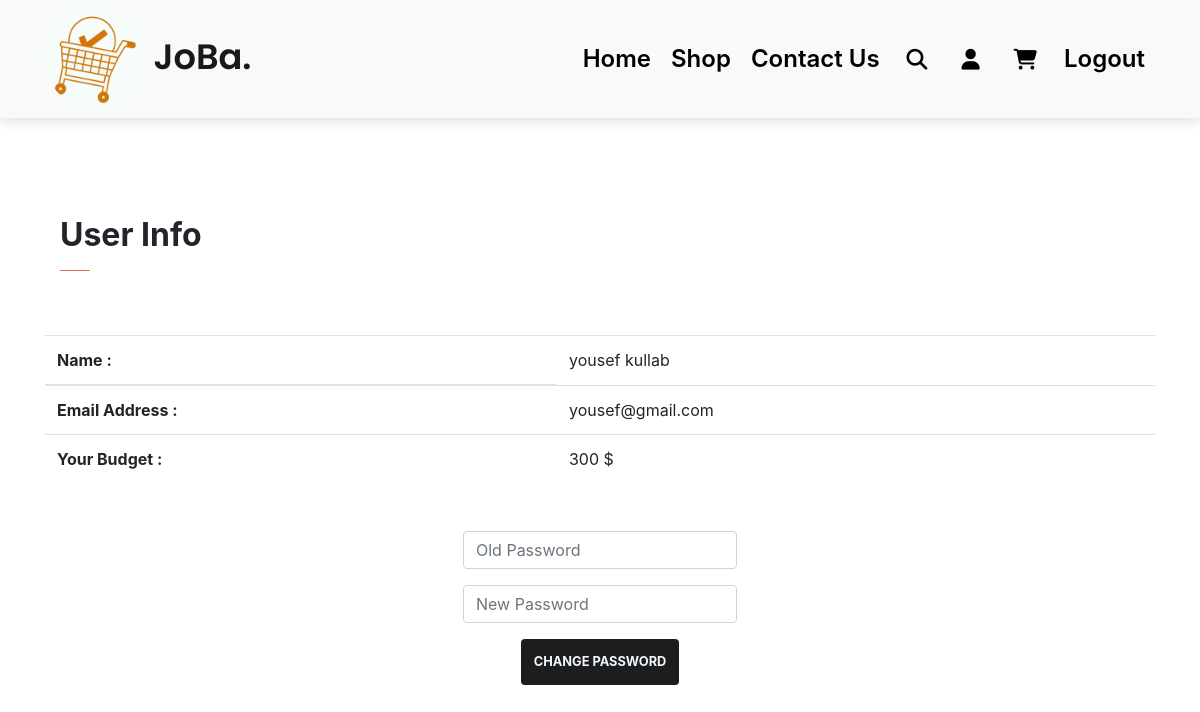
The app's page /profile (signed in), older data.
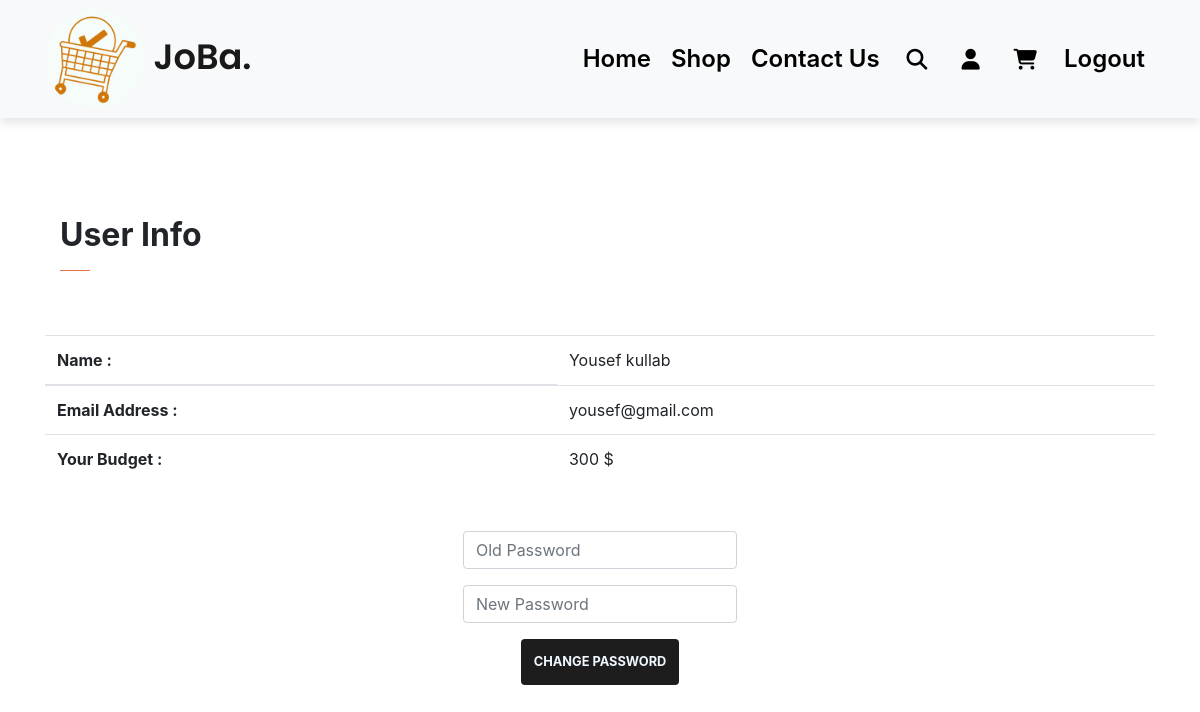
The same page, newer data.
### JoBa/models.py (models this page shows)
class User(db.Model, UserMixin):
    id = db.Column(db.Integer, primary_key=True)
    email = db.Column(db.String(150), unique=True)
    password = db.Column(db.String(150))
    first_name = db.Column(db.String(150))
    budget = db.Column(db.Integer)
    products = db.relationship('Product')

### JoBa/auth.py (the view, shortened to what this page needs)
@auth.route("/profile", methods=["GET", "POST"])
@login_required
def profile():
    if request.method == "GET":
        return render_template("profile.html", title="JoBa-Profile", user=current_user)

### JoBa/__init__.py (called while the page is built)
def create_app():
    app = Flask(__name__)
    app.config["SECRET_KEY"] = "yousefsoftware2002engineer98"  # Use to secret you login session and your website date
    app.config["SQLALCHEMY_DATABASE_URI"] = f"sqlite:///{DB_Name}"
    db.init_app(app)
    from .views import views
    from .auth import auth
    app.register_blueprint(views, url_prefix="/")
    app.register_blueprint(auth, url_prefix="/")
    from .models import User, Product
    with app.app_context():
        db.create_all()
    login_manager = LoginManager()
    login_manager.login_view = "auth.login"
    login_manager.init_app(app)
    @login_manager.user_loader
    def load_user(id):
        return User.query.get(int(id))
    return app

### JoBa/templates/profile.html (shortened to what this page needs)
<!DOCTYPE html>
<html lang="en">
<head>
    <link rel="stylesheet" href="{{ url_for('static', filename='css/style.css')}}">
    <link rel="stylesheet" href="https://cdnjs.cloudflare.com/ajax/libs/font-awesome/6.2.0/css/all.min.css">
    <link rel="stylesheet" href="https://cdn.jsdelivr.net/npm/bootstrap@4.6.2/dist/css/bootstrap.min.css">    <link rel="stylesheet" href="https://cdnjs.cloudflare.com/ajax/libs/font-awesome/6.2.0/css/all.min.css">
</head>
<body>
  <nav class="navbar navbar-expand-lg navbar-light bg-light py-1 fixed-top">
  <div class="container">
      <a class="navbar-brand" href="/">
        <img src="static/images/logo/white.png" alt="logo" class="nav-logo">
        JoBa.
      </a>
      <div class="collapse navbar-collapse" id="navbarSupportedContent">
        <ul class="navbar-nav ml-auto">
          {% if user.is_authenticated %}
              <li class="nav-item">
                <a class="nav-link" href="/">Home</a>
              </li>
              <li class="nav-item">
                <a class="nav-link" href="shop1">Shop</a>
              </li>
              <li class="nav-item">
                <a class="nav-link" href="contact_us">Contact Us</a>
              </li>
              <li class="nav-item">
                <a class="nav-link"><i class="fa-solid fa-magnifying-glass"></i></a>
              </li>
              <li class="nav-item">
                <a class="nav-link" href="profile"><i class="fa-solid fa-user"></i></a>
              </li>
              <li class="nav-item">
                <a class="nav-link" href="cart"><i class="fa-solid fa-cart-shopping"></i></a>
              </li>
              <li class="nav-item">
                <a class="nav-link" href="logout">Logout</a>
              </li>
            {% endif %}
        </ul>
      </div>
    </div>
  </nav>
    <div class="container my-5 pt-5">
      <div class="container py-5">
        <h2 class="font-weight-bold">User Info</h2>
        <hr>
      </div>
      <table class="table mb-5">
          <thead>
            <tr>
              <th scope="col">Name :</th>
              <td scope="col">{{user.first_name}}</td>
            </tr>
          </thead>
          <tbody>
            <tr>
              <th scope="row">Email Address :</th>
              <td>{{user.email}}</td>
            </tr>
            <tr>
              <th scope="row">Your Budget :</th>
              <td>{{user.budget}} $</td>
            </tr>
          </tbody>
        </table>
        <form method="POST">
          <div class="mb-3">
              <input class="form-control mx-auto w-auto" id="password" name="my_password" placeholder="Old Password" type="password">
          </div>
          <div class="mb-3">
              <input class="form-control mx-auto w-auto" id="password" name="new_password" placeholder="New Password" type="password">
          </div>
          <div class="col text-center">
              <button class="btn btn-default" type="submit">Change Password</button>
          </div>
      </form>
    </div>
</body>
</html>

### JoBa/static/css/style.css (style rules this page uses)
* { margin: 0; padding: 0; box-sizing: border-box; }
body { font-family: 'Poppins', sans-serif; }
h2 { font-size: 1.8rem; font-weight: 600; }
button.btn { font-size: 0.8rem; font-weight: 700; outline: none; border: none; padding: 13px; text-transform: uppercase; background-color: #1d1d1d; color: aliceblue; cursor: pointer; transition: 0.3s ease; }
hr { width: 30px; height: 2px; background-color: coral; }
.navbar { font-size: 20px; top: 0; left: 0; box-shadow: 0 5px 10px rgba(0,0,0,0.1); }
.nav-logo { width: 100px; height: 100px; border-radius: 50%; }
.navbar-light .navbar-brand { font-size: 2.2rem; font-weight: 600; font-family: 'Poppins', sans-serif; }
.navbar-light .navbar-collapse .navbar-nav .nav-link { color: black; padding: 0 20px; transition: 0.3s ease; }
.navbar i { padding: 0 7px; font-size: 1.3rem; cursor: pointer; transition: 0.3s ease; }
.navbar-light .navbar-collapse .navbar-nav .nav-link { padding: 10px; font-size: 1.5rem; font-weight: 600; }

Row changes from the older to the newer data that the page shows:
changed User "yousef@gmail.com": first_name "yousef kullab" → "Yousef kullab"
